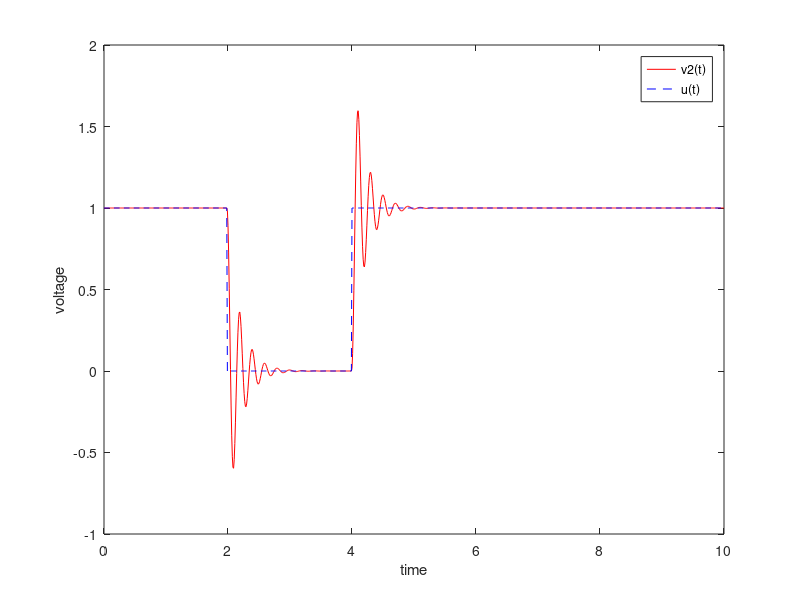

MATLAB code for this plot:
% RLC series oscillation circuit
R = 1;
L = 0.1;
C = 0.01;

A = [0 1;-1/(L*C) -R/L];
B = [0 ; 1/(L*C)];
C = [1 0];
D = [0];

t = 0:0.01:10;
u = ones(length(t),1);
u(200:400) = 0;

x0 = [1 0];
sys = ss(A,B,C,D);
[y,t,x] = lsim(sys,u,t,x0);
plot(t,y,'r-',t,u,'b--');xlabel('time');ylabel('voltage');legend('v2(t)','u(t)');
